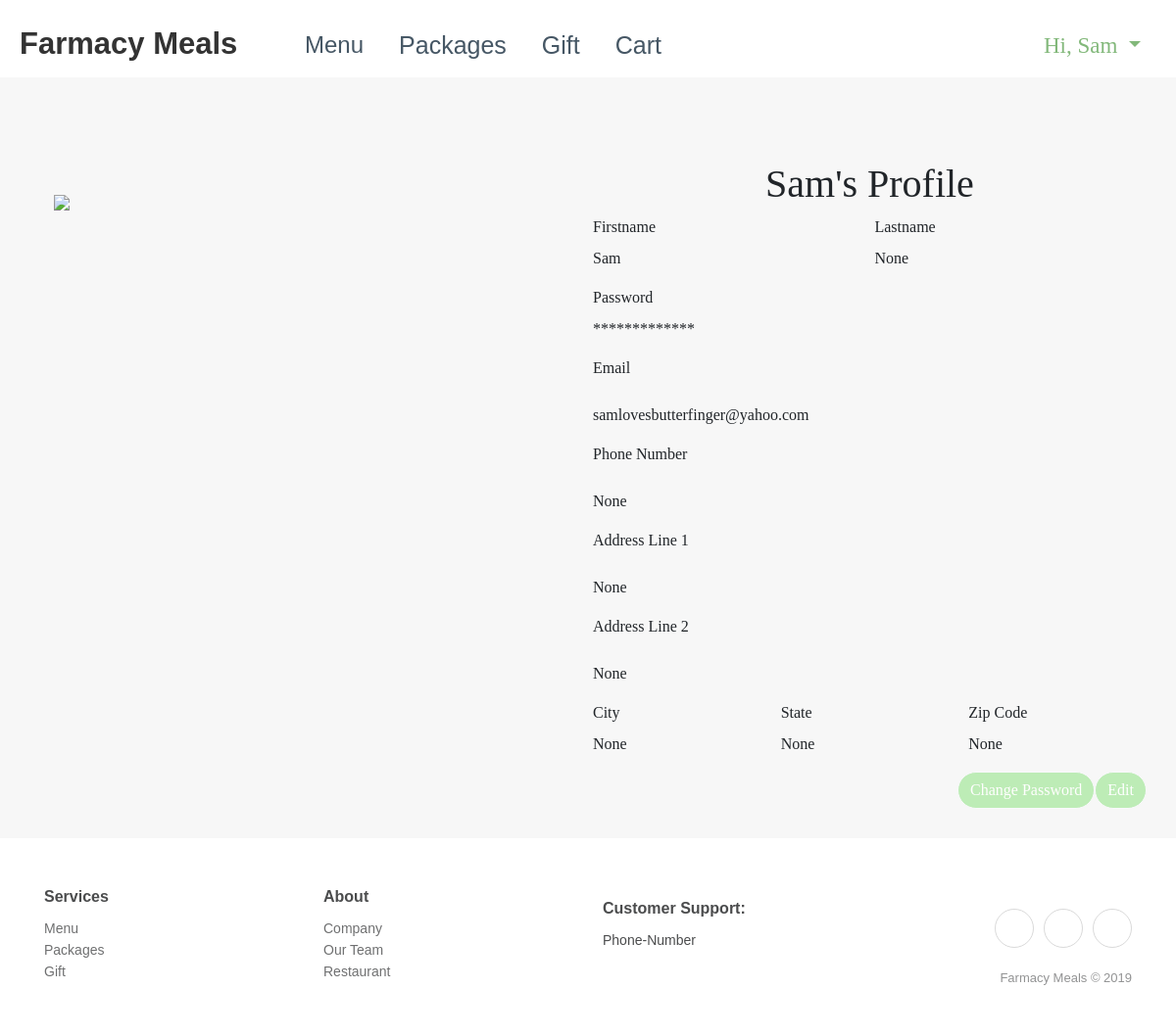
The app's page /profile (signed in), older data.
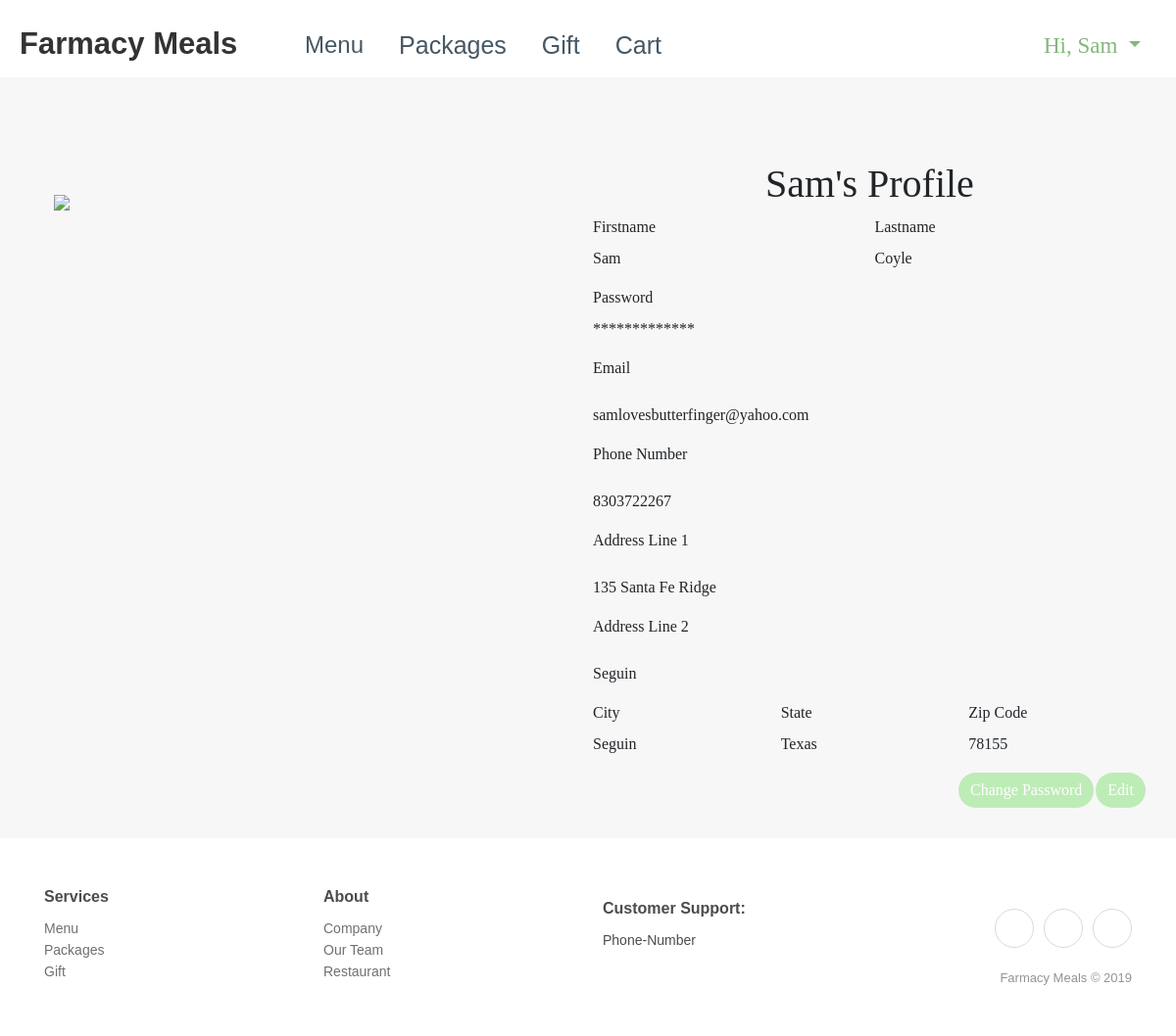
The same page, newer data.
### app/models.py (models this page shows, shortened)
class UserModel(UserMixin, db.Model):
    __tablename__ = "user"
    id = db.Column(db.Integer, primary_key=True)
    username = db.Column(db.String(64), index=True)
    email = db.Column(db.String(120), index=True, unique=True)
    password_hash = db.Column(db.String(128))
    first_name = db.Column(db.String(64), index=True, unique=False)
    last_name = db.Column(db.String(64), index=True, unique=False)
    address_line_1 = db.Column(db.String(64), index=True, unique=False)
    address_line_2 = db.Column(db.String(64), index=True, unique=False)
    city = db.Column(db.String(64), index=True, unique=False)
    state = db.Column(db.String(64), index=True, unique=False)
    zip_code = db.Column(db.String(64), index=True, unique=False)
    phone_number = db.Column(db.String(64), index=True, unique=False)
    picture = db.Column(db.String(64), index=True, unique=False)
    orders = db.relationship('OrderModel', backref='previous_orders')
    items = db.relationship('ItemModel', backref='my_items')
    system_controller_id = db.Column(db.Integer, db.ForeignKey('system.id'))

### app/routes.py (the view)
@app.route('/profile', methods=['GET'])
@login_required
def profile():
    user = UserModel.query.filter_by(username=current_user.username).first_or_404()
    return render_template('profile.html', user=user)

### app/models.py (called while the page is built)
@login.user_loader
def load_user(id):
    return UserModel.query.get(int(id))

### app/templates/profile.html (shortened to what this page needs)
{% extends "base.html" %}
{% block css %}
<link rel="stylesheet" href="{{ url_for('static', filename='css/profile.styles.min.css') }}">
{% endblock %}
{% block content %}
<main>
	<div class="container-fluid profile profile-view" id="profile" style="padding: 30px;font-family: 'Noto Serif KR', serif;">
            <form>
                <div class="form-row profile-row" style="font-family: 'Noto Serif KR', serif;">
                    <div class="col-md-4 col-lg-5 col-xl-5 relative" style="padding: 30px;">
                        {% if user.picture %}
                        <img class="img-fluid" src="{{ url_for('static', filename=user.picture) }}"/>
                        {% else %}
                        <img class="img-fluid" src="{{ url_for('static', filename='img/profilePage/avatar.png') }}"/>
                        {% endif %}
                    </div>
                    <div class="col-md-8 col-lg-7 col-xl-6 offset-lg-0 offset-xl-1">
                        <h1 class="text-center">{{ user.first_name }}'s Profile </h1>
                        <div class="form-row">
                            <div class="col-sm-12 col-md-6">
                                <div class="form-group"><label>Firstname </label>
                                    <p>{{ user.first_name }}</p>
                                </div>
                            </div>
                            <div class="col-sm-12 col-md-6">
                                <div class="form-group"><label>Lastname </label>
                                    <p>{{ user.last_name }}</p>
                                </div>
                            </div>
                        </div>
                        <div class="form-row">
                            <div class="col-sm-12 col-md-6">
                                <div class="form-group"><label>Password</label>
                                    <p>*************</p>
                                </div>
                            </div>
                        </div>
                        <div class="form-group"><label>Email </label></div>
                        <p>{{ user.email }}</p>
                        <div class="form-group"><label>Phone Number </label></div>
                        <p>{{ user.phone_number }}</p>
                        <div class="form-group"><label>Address Line 1</label></div>
                        <p>{{ user.address_line_1 }}</p>
                        <div class="form-group"><label>Address Line 2</label></div>
                        <p>{{ user.address_line_2 }}</p>
                        <div class="form-row flex-row">
                            <div class="col-sm-12 col-md-4 col-lg-4">
                                <div class="form-group"><label>City</label>
                                    <p>{{ user.city }}</p>
                                </div>
                            </div>
                            <div class="col-sm-12 col-md-4 col-lg-4">
                                <div class="form-group"><label>State</label>
                                    <p>{{ user.state }}</p>
                                </div>
                            </div>
                            <div class="col"><label>Zip Code</label>
                                <p>{{ user.zip_code }}</p>
                            </div>
                        </div>
                        <div class="form-row">
                            <div class="col-lg-12 col-xl-12 text-right"><button class="btn btn-light" style="border-radius: 20px;background-color: #bdecb6;color: rgb(255,254,254);" type="button">Change Password</button><a class="btn btn-light" href="/edit_profile" role="button" style="border-radius: 20px;background-color: #bdecb6;color: rgb(255,255,255);">Edit</a></div>
                        </div>
                    </div>
                </div>
            </form>
        </div>
	</main>
{% endblock %}

### app/templates/base.html (shortened to what this page needs)
<!DOCTYPE html>
<html class="text-dark">
<head>
    <link rel="stylesheet" href="https://cdnjs.cloudflare.com/ajax/libs/twitter-bootstrap/4.3.1/css/bootstrap.min.css">
    <link rel="stylesheet" href="https://cdnjs.cloudflare.com/ajax/libs/ionicons/2.0.1/css/ionicons.min.css">
    <link rel="stylesheet" href="{{ url_for('static', filename='css/base.styles.min.css') }}">
    {% block css %} {% endblock %}
</head>
<body>
    <div>
        <nav class="navbar navbar-light navbar-expand-lg navigation-clean-button" style="padding: 14px;">
            <div class="container-fluid"><a class="navbar-brand" href="/"
                    style="height: 35px;margin: 0px;font-size: 31px; width: 253px;padding: 0px;">Farmacy
                    Meals</a>
                <div class="collapse navbar-collapse flex-shrink-1" id="navcol-1">
                    <ul class="nav navbar-nav">
                        <li class="nav-item" role="presentation"><a class="nav-link" href="/menu"
                                style="font-size: 24px;">Menu</a></li>
                        <li class="nav-item" role="presentation"><a class="nav-link" href="/packages"
                                style="font-size: 25px;">Packages</a></li>
                        <li class="nav-item" role="presentation"><a class="nav-link" href="/gift"
                                style="font-size: 25px;">Gift</a></li>
                        <li class="nav-item" role="presentation"><a class="nav-link" href="/cart"
                                style="font-size: 25px;">Cart</a></li>
                    </ul>
                    {% if current_user.username %}
                    <div class="nav-item dropdown ml-auto" style="font-size: 23px; font-family: 'Noto Serif KR', serif;"><a
                            class="dropdown-toggle nav-link" data-toggle="dropdown" aria-expanded="false"
                            style="color:#82b87a;" href="#">Hi,
                            {{ current_user.first_name }}&nbsp;</a>
                    </div>
                    {% else %}
                    </ul>
                    <span class="ml-auto navbar-text actions"> <a class="btn btn-light action-button" role="button"
                            href="/login" style="background-color: #bdecb6;">Log in</a></span>
                    {% endif %}
                </div>
            </div>
        </nav>
    </div>
    {% block content %} {% endblock %}
    <div class="footer-clean">
        <footer>
            <div class="container">
                <div class="row">
                    <div class="col-sm-4 col-md-3 item">
                        <h3>Services</h3>
                        <ul>
                            <li><a href="#">Menu</a></li>
                            <li><a href="#">Packages</a></li>
                            <li><a href="#">Gift</a></li>
                        </ul>
                    </div>
                    <div class="col-sm-4 col-md-3 item">
                        <h3>About</h3>
                        <ul>
                            <li><a href="#">Company</a></li>
                            <li><a href="#">Our Team</a></li>
                            <li><a href="#">Restaurant</a></li>
                        </ul>
                    </div>
                    <div class="col-sm-4 col-md-3 item">
                        <h3>Customer Support:</h3>
                        <ul>
                            <li>Phone-Number</li>
                        </ul>
                    </div>
                    <div class="col-lg-3 item social"><a href="#"></a><a
                            href="#"></a><a href="#"></a>
                        <p class="copyright">Farmacy Meals © 2019</p>
                    </div>
                </div>
            </div>
        </footer>
    </div>
</body>

Row changes from the older to the newer data that the page shows:
changed UserModel "Sam": last_name "None" → "Coyle"; phone_number "None" → "8303722267"; address_line_1 "None" → "135 Santa Fe Ridge"; address_line_2 "None" → "Seguin"; city "None" → "Seguin"; state "None" → "Texas"; zip_code "None" → "78155"
